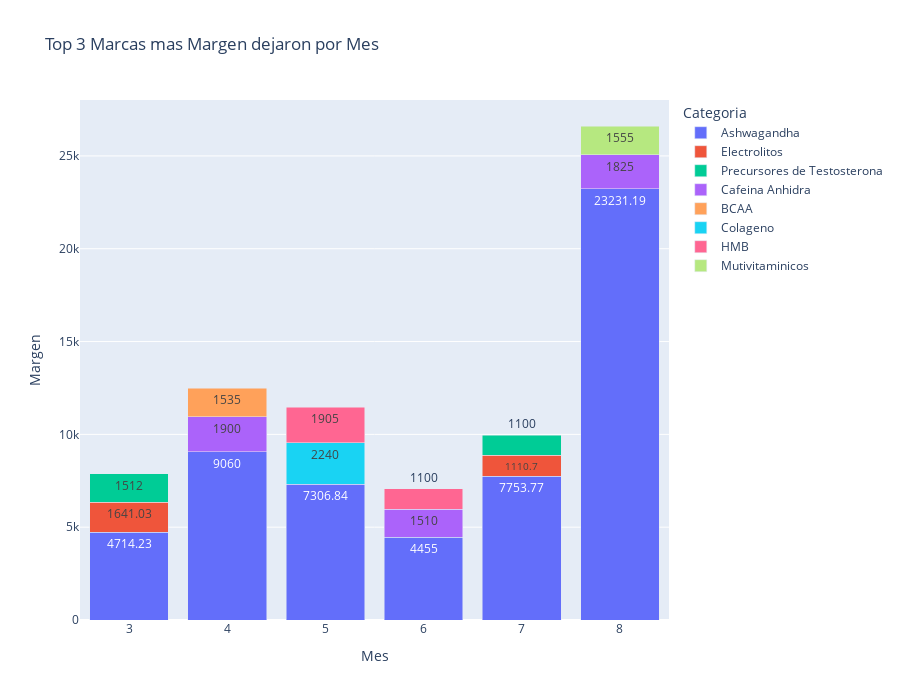

The notebook cell this image was saved under:
### Code cell
fig = px.bar(dfTop3CategoriasGananciasMes, x='Mes', y='Margen', color='Categoria',
             title="Top 3 Marcas mas Margen dejaron por Mes",text='Margen', height=700)
fig.update_layout(barmode='stack')
fig.show()

### Figure 1 — Plotly figure (JSON) as saved in the notebook; plotly's stock layout.template omitted (floating-point values rounded to 4 significant figures)
{"data": [{"hovertemplate": "Categoria=Ashwagandha<br>Mes=%{x}<br>Margen=%{text}<extra></extra>", "legendgroup": "Ashwagandha", "marker": {"color": "#636efa", "pattern": {"shape": ""}}, "name": "Ashwagandha", "orientation": "v", "showlegend": true, "text": [4714.0, 9060.0, 7307.0, 4455.0, 7754.0, 23230.0], "textposition": "auto", "type": "bar", "x": [3, 4, 5, 6, 7, 8], "xaxis": "x", "y": [4714.0, 9060.0, 7307.0, 4455.0, 7754.0, 23230.0], "yaxis": "y"}, {"hovertemplate": "Categoria=Electrolitos<br>Mes=%{x}<br>Margen=%{text}<extra></extra>", "legendgroup": "Electrolitos", "marker": {"color": "#EF553B", "pattern": {"shape": ""}}, "name": "Electrolitos", "orientation": "v", "showlegend": true, "text": [1641.0, 1111.0], "textposition": "auto", "type": "bar", "x": [3, 7], "xaxis": "x", "y": [1641.0, 1111.0], "yaxis": "y"}, {"hovertemplate": "Categoria=Precursores de Testosterona<br>Mes=%{x}<br>Margen=%{text}<extra></extra>", "legendgroup": "Precursores de Testosterona", "marker": {"color": "#00cc96", "pattern": {"shape": ""}}, "name": "Precursores de Testosterona", "orientation": "v", "showlegend": true, "text": [1512.0, 1100.0], "textposition": "auto", "type": "bar", "x": [3, 7], "xaxis": "x", "y": [1512.0, 1100.0], "yaxis": "y"}, {"hovertemplate": "Categoria=Cafeina Anhidra<br>Mes=%{x}<br>Margen=%{text}<extra></extra>", "legendgroup": "Cafeina Anhidra", "marker": {"color": "#ab63fa", "pattern": {"shape": ""}}, "name": "Cafeina Anhidra", "orientation": "v", "showlegend": true, "text": [1900.0, 1510.0, 1825.0], "textposition": "auto", "type": "bar", "x": [4, 6, 8], "xaxis": "x", "y": [1900.0, 1510.0, 1825.0], "yaxis": "y"}, {"hovertemplate": "Categoria=BCAA<br>Mes=%{x}<br>Margen=%{text}<extra></extra>", "legendgroup": "BCAA", "marker": {"color": "#FFA15A", "pattern": {"shape": ""}}, "name": "BCAA", "orientation": "v", "showlegend": true, "text": [1535.0], "textposition": "auto", "type": "bar", "x": [4], "xaxis": "x", "y": [1535.0], "yaxis": "y"}, {"hovertemplate": "Categoria=Colageno<br>Mes=%{x}<br>Margen=%{text}<extra></extra>", "legendgroup": "Colageno", "marker": {"color": "#19d3f3", "pattern": {"shape": ""}}, "name": "Colageno", "orientation": "v", "showlegend": true, "text": [2240.0], "textposition": "auto", "type": "bar", "x": [5], "xaxis": "x", "y": [2240.0], "yaxis": "y"}, {"hovertemplate": "Categoria=HMB<br>Mes=%{x}<br>Margen=%{text}<extra></extra>", "legendgroup": "HMB", "marker": {"color": "#FF6692", "pattern": {"shape": ""}}, "name": "HMB", "orientation": "v", "showlegend": true, "text": [1905.0, 1100.0], "textposition": "auto", "type": "bar", "x": [5, 6], "xaxis": "x", "y": [1905.0, 1100.0], "yaxis": "y"}, {"hovertemplate": "Categoria=Mutivitaminicos<br>Mes=%{x}<br>Margen=%{text}<extra></extra>", "legendgroup": "Mutivitaminicos", "marker": {"color": "#B6E880", "pattern": {"shape": ""}}, "name": "Mutivitaminicos", "orientation": "v", "showlegend": true, "text": [1555.0], "textposition": "auto", "type": "bar", "x": [8], "xaxis": "x", "y": [1555.0], "yaxis": "y"}], "layout": {"barmode": "stack", "height": 700, "legend": {"title": {"text": "Categoria"}, "tracegroupgap": 0}, "title": {"text": "Top 3 Marcas mas Margen dejaron por Mes"}, "xaxis": {"anchor": "y", "domain": [0, 1], "title": {"text": "Mes"}}, "yaxis": {"anchor": "x", "domain": [0, 1], "title": {"text": "Margen"}}}}
